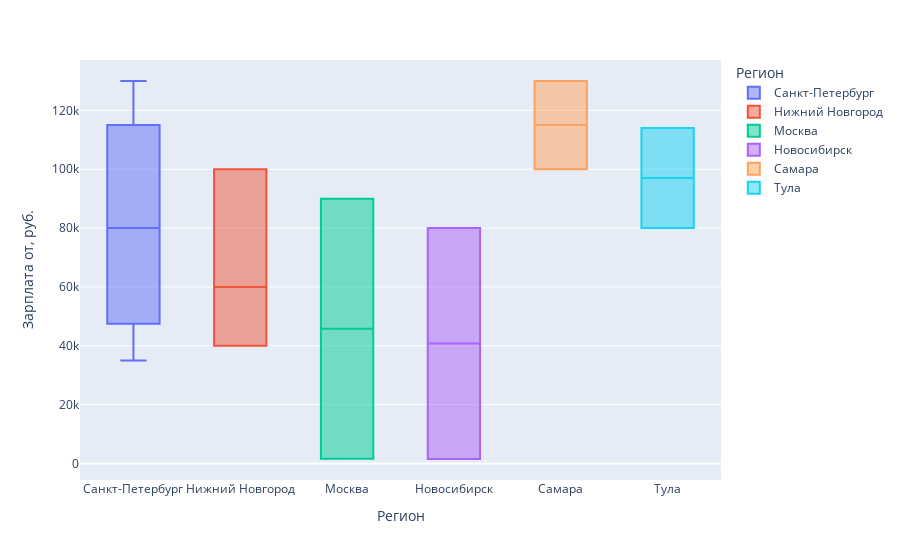

Notebook code for this chart:
### Markdown cell above
### Построим график уровень зарплат до (там где данные есть). Верхняя планка(потолок) зарплат.

### Code cell
vac_info_new_salary_to = vac_info_new[vac_info_new['salary_to'].notnull()].copy()
table_for_plot = vac_info_new_salary_to
fig = px.box(table_for_plot, 
             x="area", 
             y="salary_to", 
             color = "area", 
             category_orders = {'area': table_for_plot['area'].value_counts().index}, 
             labels = {'area':'Регион', 'salary_to':'Зарплата от, руб.'})
fig.show()

### Figure 1 — Plotly figure (JSON) as saved in the notebook; plotly's stock layout.template omitted (floating-point values rounded to 4 significant figures)
{"data": [{"alignmentgroup": "True", "hovertemplate": "Регион=%{x}<br>Зарплата от, руб.=%{y}<extra></extra>", "legendgroup": "Санкт-Петербург", "marker": {"color": "#636efa"}, "name": "Санкт-Петербург", "notched": false, "offsetgroup": "Санкт-Петербург", "orientation": "v", "showlegend": true, "type": "box", "x": ["Санкт-Петербург", "Санкт-Петербург", "Санкт-Петербург", "Санкт-Петербург", "Санкт-Петербург", "Санкт-Петербург", "Санкт-Петербург", "Санкт-Петербург", "Санкт-Петербург", "Санкт-Петербург", "Санкт-Петербург", "Санкт-Петербург", "Санкт-Петербург", "Санкт-Петербург", "Санкт-Петербург", "Санкт-Петербург", "Санкт-Петербург", "Санкт-Петербург", "Санкт-Петербург", "Санкт-Петербург", "Санкт-Петербург", "Санкт-Петербург", "Санкт-Петербург", "Санкт-Петербург", "Санкт-Петербург", "Санкт-Петербург", "Санкт-Петербург", "Санкт-Петербург", "Санкт-Петербург", "Санкт-Петербург", "Санкт-Петербург", "Санкт-Петербург", "Санкт-Петербург", "Санкт-Петербург", "Санкт-Петербург", "Санкт-Петербург", "Санкт-Петербург", "Санкт-Петербург", "Санкт-Петербург", "Санкт-Петербург", "Санкт-Петербург", "Санкт-Петербург", "Санкт-Петербург", "Санкт-Петербург", "Санкт-Петербург", "Санкт-Петербург", "Санкт-Петербург", "Санкт-Петербург", "Санкт-Петербург", "Санкт-Петербург", "Санкт-Петербург", "Санкт-Петербург", "Санкт-Петербург", "Санкт-Петербург", "Санкт-Петербург", "Санкт-Петербург", "Санкт-Петербург", "Санкт-Петербург", "Санкт-Петербург", "Санкт-Петербург", "Санкт-Петербург", "Санкт-Петербург", "Санкт-Петербург", "Санкт-Петербург", "Санкт-Петербург", "Санкт-Петербург", "Санкт-Петербург", "Санкт-Петербург", "Санкт-Петербург", "Санкт-Петербург", "Санкт-Петербург", "Санкт-Петербург", "Санкт-Петербург", "Санкт-Петербург", "Санкт-Петербург", "Санкт-Петербург", "Санкт-Петербург", "Санкт-Петербург", "Санкт-Петербург", "Санкт-Петербург"], "x0": " ", "xaxis": "x", "y": [100000, 130000, 35000, 60000, 100000, 130000, 35000, 60000, 100000, 130000, 35000, 60000, 100000, 130000, 35000, 60000, 100000, 130000, 35000, 60000, 100000, 130000, 35000, 60000, 100000, 130000, 35000, 60000, 100000, 130000, 35000, 60000, 100000, 130000, 35000, 60000, 100000, 130000, 35000, 60000, 100000, 130000, 35000, 60000, 100000, 130000, 35000, 60000, 100000, 130000, 35000, 60000, 100000, 130000, 35000, 60000, 100000, 130000, 35000, 60000, 100000, 130000, 35000, 60000, 100000, 130000, 35000, 60000, 100000, 130000, 35000, 60000, 100000, 130000, 35000, 60000, 100000, 130000, 35000, 60000], "y0": " ", "yaxis": "y"}, {"alignmentgroup": "True", "hovertemplate": "Регион=%{x}<br>Зарплата от, руб.=%{y}<extra></extra>", "legendgroup": "Нижний Новгород", "marker": {"color": "#EF553B"}, "name": "Нижний Новгород", "notched": false, "offsetgroup": "Нижний Новгород", "orientation": "v", "showlegend": true, "type": "box", "x": ["Нижний Новгород", "Нижний Новгород", "Нижний Новгород", "Нижний Новгород", "Нижний Новгород", "Нижний Новгород", "Нижний Новгород", "Нижний Новгород", "Нижний Новгород", "Нижний Новгород", "Нижний Новгород", "Нижний Новгород", "Нижний Новгород", "Нижний Новгород", "Нижний Новгород", "Нижний Новгород", "Нижний Новгород", "Нижний Новгород", "Нижний Новгород", "Нижний Новгород", "Нижний Новгород", "Нижний Новгород", "Нижний Новгород", "Нижний Новгород", "Нижний Новгород", "Нижний Новгород", "Нижний Новгород", "Нижний Новгород", "Нижний Новгород", "Нижний Новгород", "Нижний Новгород", "Нижний Новгород", "Нижний Новгород", "Нижний Новгород", "Нижний Новгород", "Нижний Новгород", "Нижний Новгород", "Нижний Новгород", "Нижний Новгород", "Нижний Новгород", "Нижний Новгород", "Нижний Новгород", "Нижний Новгород", "Нижний Новгород", "Нижний Новгород", "Нижний Новгород", "Нижний Новгород", "Нижний Новгород", "Нижний Новгород", "Нижний Новгород", "Нижний Новгород", "Нижний Новгород", "Нижний Новгород", "Нижний Новгород", "Нижний Новгород", "Нижний Новгород", "Нижний Новгород", "Нижний Новгород", "Нижний Новгород", "Нижний Новгород"], "x0": " ", "xaxis": "x", "y": [40000, 100000, 60000, 40000, 100000, 60000, 40000, 100000, 60000, 40000, 100000, 60000, 40000, 100000, 60000, 40000, 100000, 60000, 40000, 100000, 60000, 40000, 100000, 60000, 40000, 100000, 60000, 40000, 100000, 60000, 40000, 100000, 60000, 40000, 100000, 60000, 40000, 100000, 60000, 40000, 100000, 60000, 40000, 100000, 60000, 40000, 100000, 60000, 40000, 100000, 60000, 40000, 100000, 60000, 40000, 100000, 60000, 40000, 100000, 60000], "y0": " ", "yaxis": "y"}, {"alignmentgroup": "True", "hovertemplate": "Регион=%{x}<br>Зарплата от, руб.=%{y}<extra></extra>", "legendgroup": "Москва", "marker": {"color": "#00cc96"}, "name": "Москва", "notched": false, "offsetgroup": "Москва", "orientation": "v", "showlegend": true, "type": "box", "x": ["Москва", "Москва", "Москва", "Москва", "Москва", "Москва", "Москва", "Москва", "Москва", "Москва", "Москва", "Москва", "Москва", "Москва", "Москва", "Москва", "Москва", "Москва", "Москва", "Москва", "Москва", "Москва", "Москва", "Москва", "Москва", "Москва", "Москва", "Москва", "Москва", "Москва", "Москва", "Москва", "Москва", "Москва", "Москва", "Москва", "Москва", "Москва", "Москва", "Москва"], "x0": " ", "xaxis": "x", "y": [90000, 1600, 90000, 1600, 90000, 1600, 90000, 1600, 90000, 1600, 90000, 1600, 90000, 1600, 90000, 1600, 90000, 1600, 90000, 1600, 90000, 1600, 90000, 1600, 90000, 1600, 90000, 1600, 90000, 1600, 90000, 1600, 90000, 1600, 90000, 1600, 90000, 1600, 90000, 1600], "y0": " ", "yaxis": "y"}, {"alignmentgroup": "True", "hovertemplate": "Регион=%{x}<br>Зарплата от, руб.=%{y}<extra></extra>", "legendgroup": "Новосибирск", "marker": {"color": "#ab63fa"}, "name": "Новосибирск", "notched": false, "offsetgroup": "Новосибирск", "orientation": "v", "showlegend": true, "type": "box", "x": ["Новосибирск", "Новосибирск", "Новосибирск", "Новосибирск", "Новосибирск", "Новосибирск", "Новосибирск", "Новосибирск", "Новосибирск", "Новосибирск", "Новосибирск", "Новосибирск", "Новосибирск", "Новосибирск", "Новосибирск", "Новосибирск", "Новосибирск", "Новосибирск", "Новосибирск", "Новосибирск", "Новосибирск", "Новосибирск", "Новосибирск", "Новосибирск", "Новосибирск", "Новосибирск", "Новосибирск", "Новосибирск", "Новосибирск", "Новосибирск", "Новосибирск", "Новосибирск", "Новосибирск", "Новосибирск", "Новосибирск", "Новосибирск", "Новосибирск", "Новосибирск", "Новосибирск", "Новосибирск"], "x0": " ", "xaxis": "x", "y": [1500, 80000, 1500, 80000, 1500, 80000, 1500, 80000, 1500, 80000, 1500, 80000, 1500, 80000, 1500, 80000, 1500, 80000, 1500, 80000, 1500, 80000, 1500, 80000, 1500, 80000, 1500, 80000, 1500, 80000, 1500, 80000, 1500, 80000, 1500, 80000, 1500, 80000, 1500, 80000], "y0": " ", "yaxis": "y"}, {"alignmentgroup": "True", "hovertemplate": "Регион=%{x}<br>Зарплата от, руб.=%{y}<extra></extra>", "legendgroup": "Самара", "marker": {"color": "#FFA15A"}, "name": "Самара", "notched": false, "offsetgroup": "Самара", "orientation": "v", "showlegend": true, "type": "box", "x": ["Самара", "Самара", "Самара", "Самара", "Самара", "Самара", "Самара", "Самара", "Самара", "Самара", "Самара", "Самара", "Самара", "Самара", "Самара", "Самара", "Самара", "Самара", "Самара", "Самара", "Самара", "Самара", "Самара", "Самара", "Самара", "Самара", "Самара", "Самара", "Самара", "Самара", "Самара", "Самара", "Самара", "Самара", "Самара", "Самара", "Самара", "Самара", "Самара", "Самара"], "x0": " ", "xaxis": "x", "y": [130000, 100000, 130000, 100000, 130000, 100000, 130000, 100000, 130000, 100000, 130000, 100000, 130000, 100000, 130000, 100000, 130000, 100000, 130000, 100000, 130000, 100000, 130000, 100000, 130000, 100000, 130000, 100000, 130000, 100000, 130000, 100000, 130000, 100000, 130000, 100000, 130000, 100000, 130000, 100000], "y0": " ", "yaxis": "y"}, {"alignmentgroup": "True", "hovertemplate": "Регион=%{x}<br>Зарплата от, руб.=%{y}<extra></extra>", "legendgroup": "Тула", "marker": {"color": "#19d3f3"}, "name": "Тула", "notched": false, "offsetgroup": "Тула", "orientation": "v", "showlegend": true, "type": "box", "x": ["Тула", "Тула", "Тула", "Тула", "Тула", "Тула", "Тула", "Тула", "Тула", "Тула", "Тула", "Тула", "Тула", "Тула", "Тула", "Тула", "Тула", "Тула", "Тула", "Тула", "Тула", "Тула", "Тула", "Тула", "Тула", "Тула", "Тула", "Тула", "Тула", "Тула", "Тула", "Тула", "Тула", "Тула", "Тула", "Тула", "Тула", "Тула", "Тула", "Тула"], "x0": " ", "xaxis": "x", "y": [80000, 114000, 80000, 114000, 80000, 114000, 80000, 114000, 80000, 114000, 80000, 114000, 80000, 114000, 80000, 114000, 80000, 114000, 80000, 114000, 80000, 114000, 80000, 114000, 80000, 114000, 80000, 114000, 80000, 114000, 80000, 114000, 80000, 114000, 80000, 114000, 80000, 114000, 80000, 114000], "y0": " ", "yaxis": "y"}], "layout": {"boxmode": "overlay", "legend": {"title": {"text": "Регион"}, "tracegroupgap": 0}, "margin": {"t": 60}, "xaxis": {"anchor": "y", "categoryarray": ["Санкт-Петербург", "Нижний Новгород", "Москва", "Новосибирск", "Самара", "Тула"], "categoryorder": "array", "domain": [0, 1], "title": {"text": "Регион"}}, "yaxis": {"anchor": "x", "domain": [0, 1], "title": {"text": "Зарплата от, руб."}}}}
